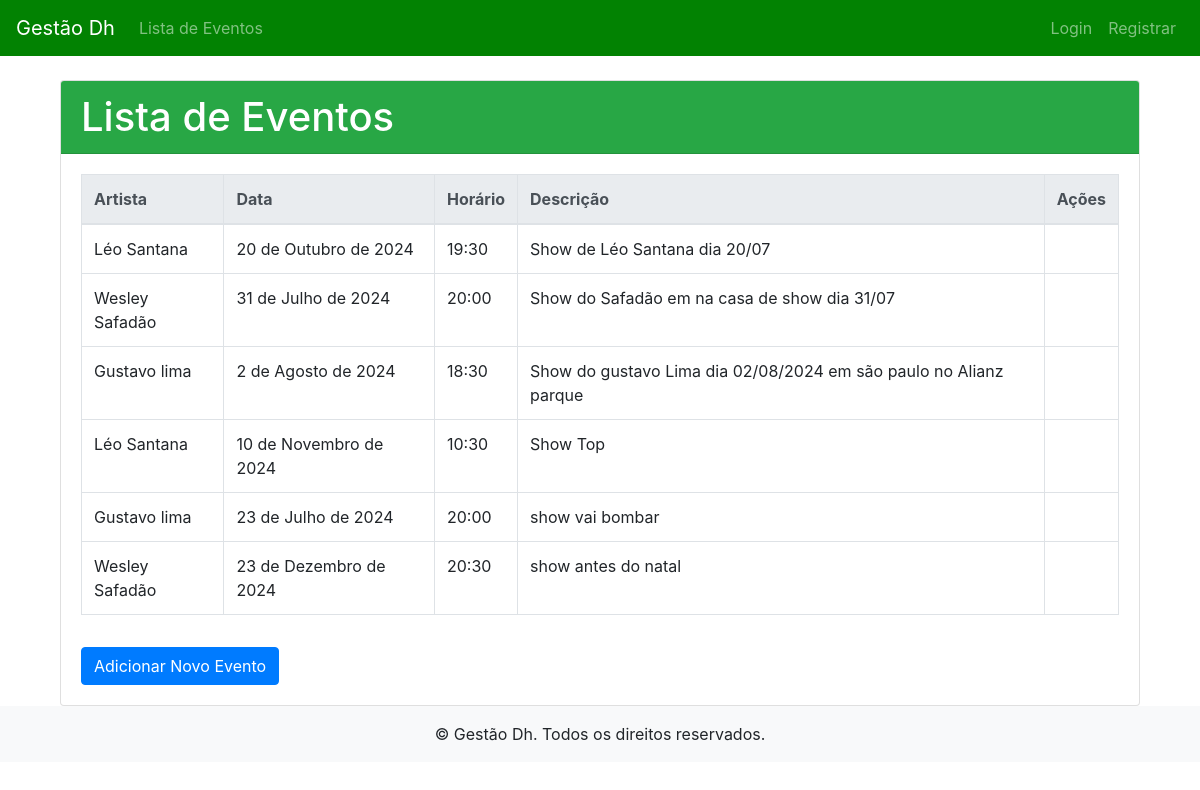
Before: /eventos/eventos/list/ with the older database file.
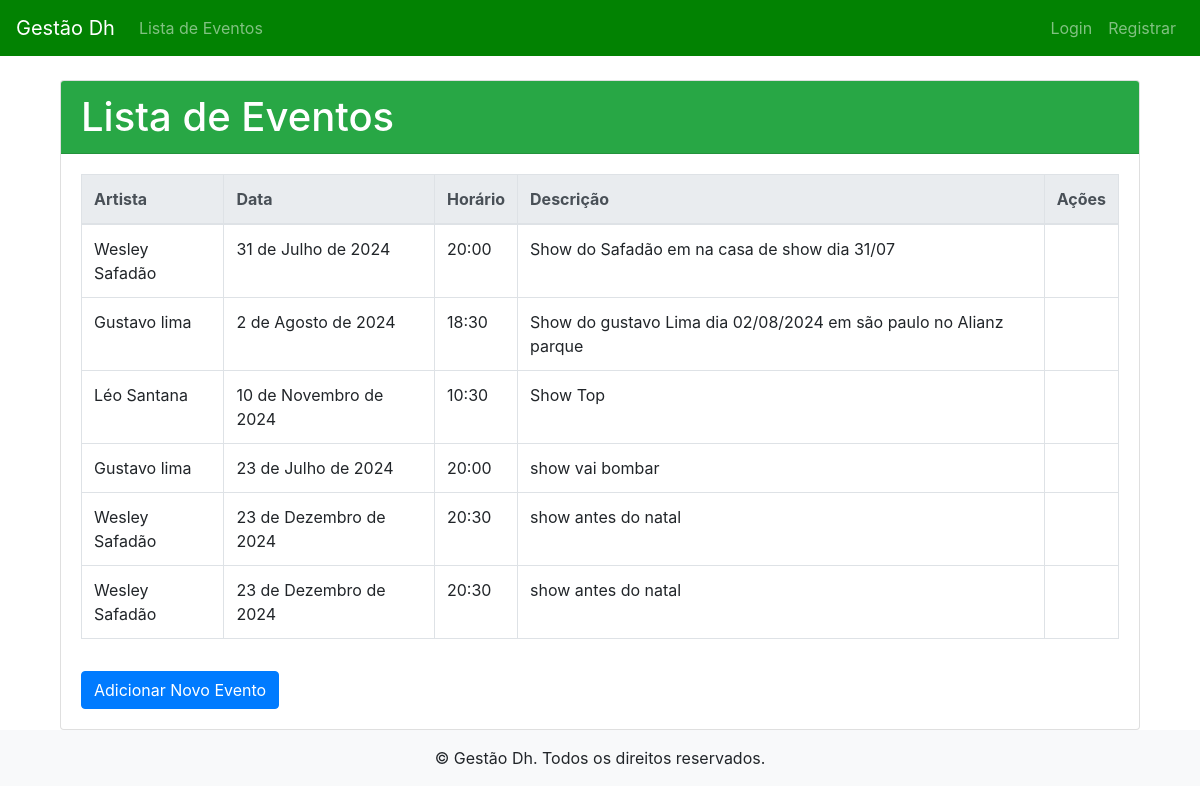
After: the same page with the newer database file.
### eventos/models.py (models this page shows, shortened)
class Evento(models.Model):
    artista = models.ForeignKey(Artista, on_delete=models.CASCADE)
    data = models.DateField()
    horario = models.TimeField()
    descricao = models.TextField(null=True, blank=True)

### artistas/models.py (models this page shows, shortened)
class Artista(models.Model):
    nome = models.CharField(max_length=100)
    cpf = models.CharField(max_length=14, unique=True)
    telefone = models.CharField(max_length=15, null=True, blank=True)
    banco = models.CharField(max_length=100)
    tipo_chave_pix = models.CharField(max_length=10, choices=TIPO_CHAVE_CHOICES, default='cel')
    chave_pix = models.CharField(max_length=100)

### eventos/views.py (the view)
# urls.py: path('eventos/list/', views.EventoListView.as_view(), name='evento_list'),
class EventoListView(ListView):
    model = models.Evento
    template_name = 'evento_list.html'
    context_object_name = 'eventos'
    paginate_by = 6

### eventos/templates/evento_list.html (shortened to what this page needs)
{% extends 'base.html' %}
{% block content %}
    <div class="container mt-4">
        <div class="card">
            <div class="card-header bg-success text-white">
                <h1 class="mb-0">Lista de Eventos</h1>
            </div>
            <div class="card-body">
                <table class="table table-hover table-bordered">
                    <thead class="thead-light">
                        <tr>
                            <th>Artista</th>
                            <th>Data</th>
                            <th>Horário</th>
                            <th>Descrição</th>
                            <th>Ações</th>
                        </tr>
                    </thead>
                    <tbody>
                        {% for evento in eventos %}
                            <tr>
                                <td>{{ evento.artista.nome }}</td>
                                <td>{{ evento.data }}</td>
                                <td>{{ evento.horario }}</td>
                                <td>{{ evento.descricao }}</td>
                                <td>
                                </td>
                            </tr>
                        {% empty %}
                            <tr>
                                <td colspan="5" class="text-center">Nenhum evento encontrado.</td>
                            </tr>
                        {% endfor %}
                    </tbody>
                </table>
                <a href="{% url 'evento_create' %}" class="btn btn-primary mt-3">Adicionar Novo Evento</a>
            </div>
        </div>
    </div>
{% endblock %}

Changed rows visible on the page:
removed Evento: artista.nome "Léo Santana", data "20 de Outubro de 2024", horario "19:30", descricao "Show de Léo Santana dia 20/07"
now on this page (row unchanged): Evento: artista.nome "Wesley Safadão", data "23 de Dezembro de 2024", horario "20:30", descricao "show antes do natal"
